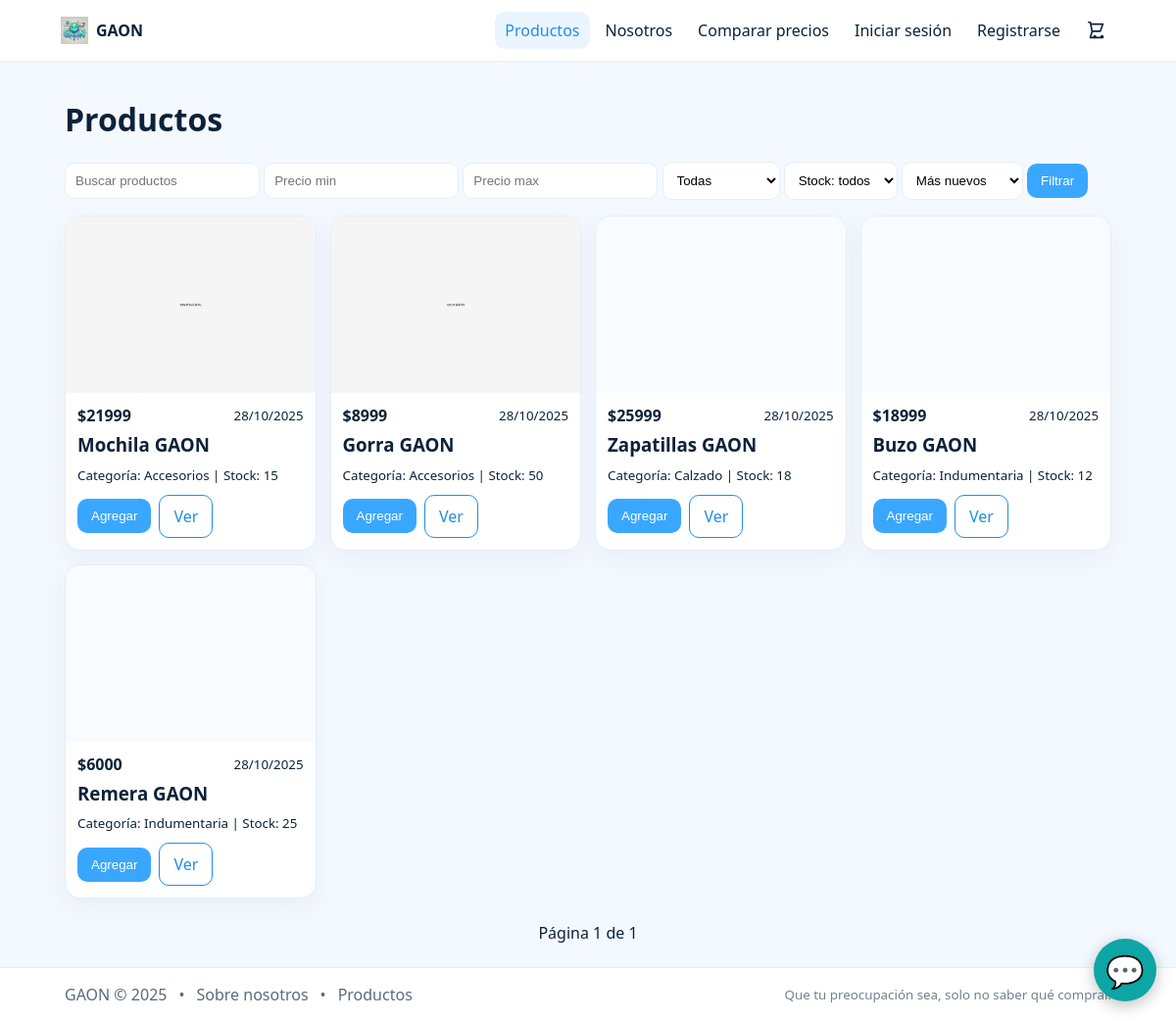
Before: /products/ with the older database file.
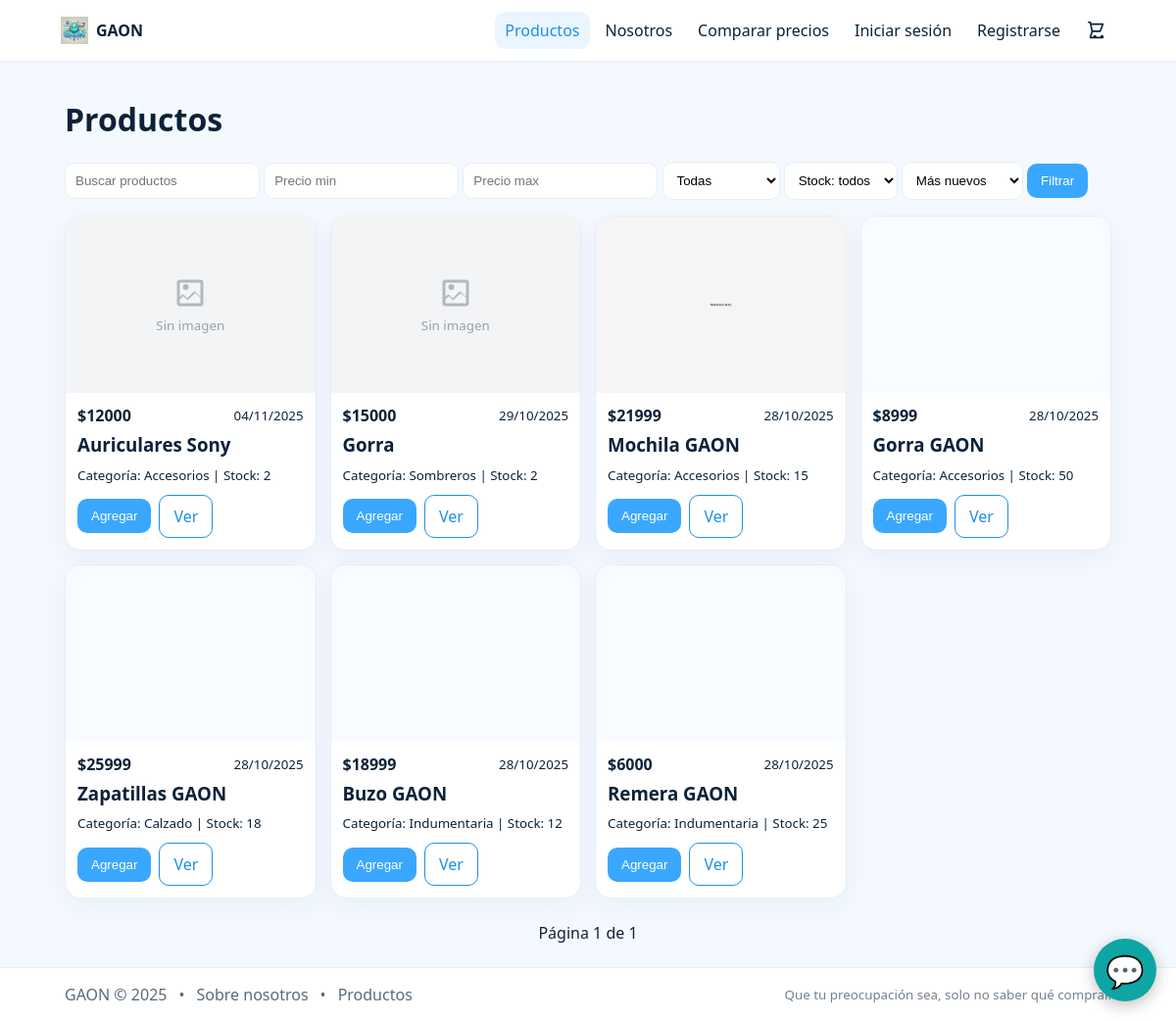
After: the same page with the newer database file.
### products/models.py (models this page shows, shortened)
class Product(models.Model):
    user = models.ForeignKey(
        settings.AUTH_USER_MODEL,
        on_delete=models.CASCADE,
        null=True,
        blank=True,
        related_name="products",
    )
    category = models.ForeignKey(Category, on_delete=models.SET_NULL, null=True, blank=True)
    nombre = models.CharField(max_length=100)
    precio = models.DecimalField(max_digits=10, decimal_places=2)
    descripcion = models.TextField(blank=True)
    stock = models.IntegerField(default=0)
    imagen = models.ImageField(upload_to=product_upload_to, blank=True, null=True)
    image_url = models.URLField(blank=True)  # ⬅️ clave para usar imágenes reales de FakeStore
    activo = models.BooleanField(default=True)
    creado_en = models.DateTimeField(auto_now_add=True)
    class Meta:
        ordering = ["-creado_en"]

class Category(models.Model):
    nombre = models.CharField(max_length=100, unique=True)
    slug = models.SlugField(max_length=120, unique=True, blank=True)
    class Meta:
        ordering = ["nombre"]
    def __str__(self):
        return self.nombre

### products/web_views.py (the view)
# urls.py: path("", web_views.product_list, name="products-list"),
@ensure_csrf_cookie
def product_list(request):
    q = (request.GET.get("q") or "").strip()
    min_price_raw = (request.GET.get("min_price") or "").strip()
    max_price_raw = (request.GET.get("max_price") or "").strip()
    cat_slug = (request.GET.get("category") or "").strip()
    in_stock = (request.GET.get("in_stock") or "").strip().lower()
    order = (request.GET.get("order") or "").strip().lower()
    min_price = _safe_float(min_price_raw) if min_price_raw else None
    max_price = _safe_float(max_price_raw) if max_price_raw else None
    qs = Product.objects.filter(activo=True).select_related("category")
    if q:
        qs = qs.filter(Q(nombre__icontains=q) | Q(descripcion__icontains=q))
    if cat_slug:
        qs = qs.filter(category__slug=cat_slug)
    if min_price is not None:
        qs = qs.filter(precio__gte=min_price)
    if max_price is not None:
        qs = qs.filter(precio__lte=max_price)
    if in_stock == "true":
        qs = qs.filter(stock__gt=0)
    elif in_stock == "false":
        qs = qs.filter(stock__lte=0)
    if order == "oldest":
        qs = qs.order_by("creado_en")
    elif order == "price_asc":
        qs = qs.order_by("precio", "-creado_en")
    elif order == "price_desc":
        qs = qs.order_by("-precio", "-creado_en")
    elif order == "name":
        qs = qs.order_by("nombre", "-creado_en")
    else:
        qs = qs.order_by("-creado_en")
    paginator = Paginator(qs, 12)
    page_obj = paginator.get_page(request.GET.get("page"))
    ctx = {
        "page_obj": page_obj,
        "q": q,
        "min_price": min_price_raw,
        "max_price": max_price_raw,
        "order": order,
        "category": cat_slug,
        "in_stock": in_stock,
        "categories": Category.objects.order_by("nombre"),
    }
    try:
        tpl = select_template(["products/_card.html", "products/list.html"])
        return render(request, tpl.template.name, ctx)
    except TemplateDoesNotExist as e:
        messages.error(request, f"No se encontró template de productos: {e}")
        return render(request, "base.html", {"content": f"Falta template: {e}", **ctx}, status=500)
    except Exception as e:
        import traceback; traceback.print_exc()
        messages.error(request, f"Error al renderizar productos: {e}")
        return render(request, "base.html", {"content": f"Error: {e}", **ctx}, status=500)

### templates/products/_card.html (shortened to what this page needs)
{% extends "base.html" %}
{% block content %}
<h1>Productos</h1>
<form class="search" method="get" autocomplete="off">
  <input type="text" name="q" value="{{ q }}" placeholder="Buscar productos">
  <input type="number" step="0.01" name="min_price" value="{{ min_price }}" placeholder="Precio min">
  <input type="number" step="0.01" name="max_price" value="{{ max_price }}" placeholder="Precio max">
  <select name="category">
    <option value="">Todas</option>
  </select>
  <select name="in_stock">
    <option value="" {% if not in_stock %}selected{% endif %}>Stock: todos</option>
  </select>
  <select name="order">
    <option value="" {% if not order %}selected{% endif %}>Más nuevos</option>
  </select>
  <button class="btn" type="submit">Filtrar</button>
</form>
<div class="grid">
  {% for p in page_obj %}
  <div class="card">
    <a href="/products/{{ p.id }}/" aria-label="Ver {{ p.nombre }}">
      <div class="imgbox">
        {% if p.imagen %}
          <img src="{{ p.imagen.url }}" alt="{{ p.nombre }}" loading="lazy" decoding="async" fetchpriority="low">
        {% else %}
          <div class="ph" aria-label="Sin imagen">
            <small>Sin imagen</small>
          </div>
        {% endif %}
      </div>
    </a>
    <div class="pad">
      <div class="row" style="justify-content:space-between">
        <div class="price">${{ p.precio|floatformat:0 }}</div>
        <small>{{ p.creado_en|date:"d/m/Y" }}</small>
      </div>
      <h3 style="margin:.4rem 0"><a href="/products/{{ p.id }}/">{{ p.nombre }}</a></h3>
      <small>Categoría: {{ p.category|default:"-" }} | Stock: {{ p.stock }}</small>
      <div class="row" style="margin-top:10px;flex-wrap:wrap;gap:8px">
        <button class="btn add" data-id="{{ p.id }}">Agregar</button>
        <a class="btn outline" href="/products/{{ p.id }}/">Ver</a>
      </div>
    </div>
  </div>
  {% empty %}
    <p>No hay productos.</p>
  {% endfor %}
</div>
<div class="row" style="justify-content:center;margin-top:16px">
  <span style="padding:8px 12px">Página {{ page_obj.number }} de {{ page_obj.paginator.num_pages }}</span>
</div>
{% endblock %}

### templates/base.html (shortened to what this page needs)
<!doctype html>
<html lang="es">
{% load static %}
<head>
</head>
<body>
  <header>
    <div class="wrap nav-wrap">
      <a href="/" class="row brand" aria-label="Inicio GAON">
        <img src="{% static 'gaon.ico' %}" alt="GAON" />
        <strong>GAON</strong>
      </a>
      <div class="drawer" id="drawer">
        <nav class="nav" id="nav-auth" aria-label="Navegación principal">
          <a href="/products/" data-link>Productos</a>
          <a href="/about/" data-link>Nosotros</a>
          <a class="nav-link" href="{% url 'compare-prices' %}">Comparar precios</a>
          <a href="/login/" data-guest data-link>Iniciar sesión</a>
          <a href="/signup/" data-guest data-link>Registrarse</a>
        </nav>
        <a href="/cart/" class="cart-link" aria-label="Carrito">
          <svg viewBox="0 0 24 24" fill="none" stroke="currentColor" aria-hidden="true">
            <path d="M3 3h2l.4 2M7 13h9l3-8H6.4M7 13L5.4 5M7 13l-2 7h14m-9 0a1 1 0 1 0 0-2 1 1 0 0 0 0 2zm8 0a1 1 0 1 0 0-2 1 1 0 0 0 0 2z"
                  stroke-width="1.8" stroke-linecap="round" stroke-linejoin="round"/>
          </svg>
        </a>
      </div>
    </div>
  </header>
  <main>
    <div class="wrap">
      {% block content %}{% endblock %}
    </div>
  </main>
  <footer>
    <div class="wrap">
      <div class="foot-left">
        <span>GAON © {% now "Y" %}</span>
        <span>•</span>
        <a href="/about/">Sobre nosotros</a>
        <span>•</span>
        <a href="/products/">Productos</a>
      </div>
      <div class="foot-right" style="opacity:.85">
        <small>Que tu preocupación sea, solo no saber qué comprar.</small>
      </div>
    </div>
  </footer>
  <div id="chat-fab" style="
    position: fixed; right: 20px; bottom: 20px;
    width: 64px; height: 64px; border-radius: 50%;
    background: var(--a, #0ea5a5); color: #fff;
    display: flex; align-items: center; justify-content: center;
    font-size: 32px; cursor: pointer; z-index: 9999;
    box-shadow: 0 4px 16px rgba(0,0,0,.25);
  ">💬</div>
</body>
</html>

### templates/base.html (style rules this page uses)
:root { --fg:#0b2239; --muted:#5b6b7a; --border:#e6eef7; --card:#ffffff; --bg:#f4f9ff; --brand:#3aa7ff; --brand-600:#1f8fe7; --brand-50:#eaf5ff; --ok:#16a085; --err:#c0392b; }
* { box-sizing:border-box }
html,body { height:100% }
body { margin:0; font-family: system-ui,Segoe UI,Roboto,Arial; color:var(--fg); display:flex; flex-direction:column; min-height:100vh; background:var(--bg); }
header { background:#fff; border-bottom:1px solid var(--border); position:sticky; top:0; z-index:50; }
.wrap { max-width:1100px; margin:0 auto; padding:12px }
.row { display:flex; align-items:center; gap:10px }
a { color:inherit; text-decoration:none }
.brand { gap:8px }
.brand img { width:28px;height:28px;display:block }
.nav { display:flex; align-items:center; gap:6px; flex-wrap:wrap; }
.nav a { padding:8px 10px; border-radius:10px; white-space:nowrap; }
.nav .active { background:var(--brand-50); color:var(--brand-600) }
.cart-link { position:relative; display:inline-flex; align-items:center; gap:6px; padding:6px 8px; border-radius:10px }
.cart-link svg { width:22px;height:22px; display:block }
.nav-wrap { display:flex; justify-content:space-between; align-items:center; gap:12px; }
.drawer { display:flex; gap:8px; align-items:center; }
.btn { background:var(--brand); color:#fff; border:0; border-radius:10px; padding:10px 14px; cursor:pointer }
.btn.outline { background:#fff;color:var(--brand-600);border:1px solid var(--brand-600) }
input,select,textarea { padding:10px;border:1px solid var(--border);border-radius:10px;background:#fff }
.grid { display:grid;grid-template-columns:repeat(auto-fill,minmax(240px,1fr));gap:14px;margin:16px 0 }
.card { background:var(--card); border:1px solid var(--border); border-radius:16px; overflow:hidden; box-shadow:0 8px 24px rgba(28,66,104,.05) }
.card img { width:100%; height:180px; object-fit:cover; background:#f8fbff }
.pad { padding:12px }
.price { font-weight:700 }
main { flex:1; display:block }
main > .wrap { padding:16px }
footer { border-top:1px solid var(--border); background:#fff }
footer .wrap { padding:16px; color:var(--muted); display:flex; gap:8px; flex-wrap:wrap; justify-content:space-between }
.foot-left, .foot-right { display:flex; gap:12px; align-items:center; flex-wrap:wrap }
.imgbox { width:100%;height:180px;background:#f3f7fb;display:flex;align-items:center;justify-content:center }
.imgbox img { width:100%;height:100%;object-fit:cover;display:block }
.imgbox .ph { display:flex;flex-direction:column;align-items:center;gap:6px;color:#9aa0a6 }
.imgbox .ph svg { width:36px;height:36px;opacity:.7 }

### templates/products/_card.html (style rules this page uses)
.imgbox { width:100%;aspect-ratio:4/3;background:#f3f4f6;display:flex;align-items:center;justify-content:center;overflow:hidden }
.imgbox > img { width:100%;height:100%;object-fit:cover;display:block }
.imgbox .ph { display:flex;flex-direction:column;align-items:center;gap:6px;color:#9aa0a6 }
.imgbox .ph svg { width:36px;height:36px;opacity:.7 }

Changed rows visible on the page:
added Product: imagen "Sin imagen", precio "12000", creado_en "04/11/2025", nombre "Auriculares Sony", category "Accesorios", stock "2"
added Product: imagen "Sin imagen", precio "15000", creado_en "29/10/2025", nombre "Gorra", category "Sombreros", stock "2"
